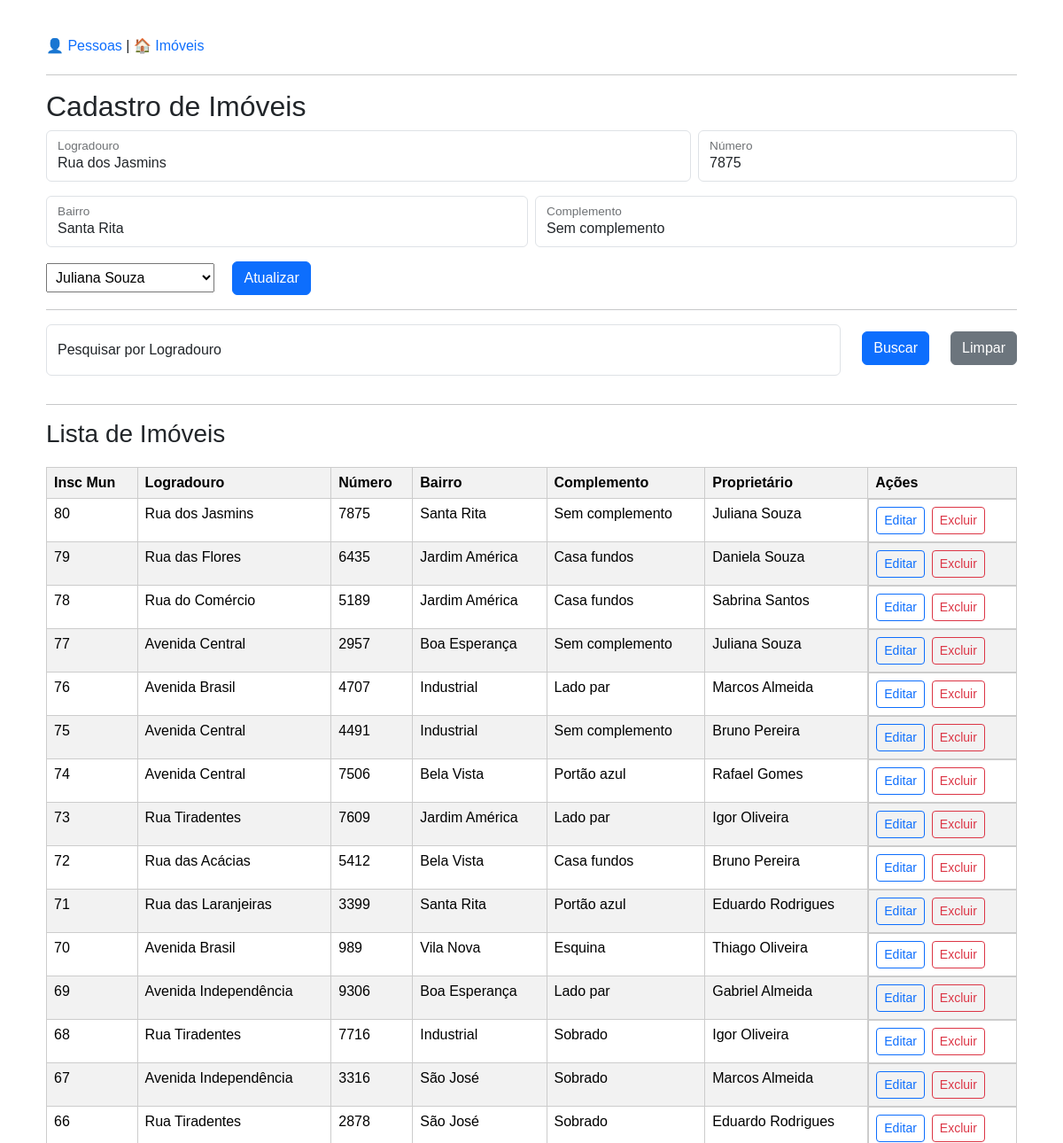
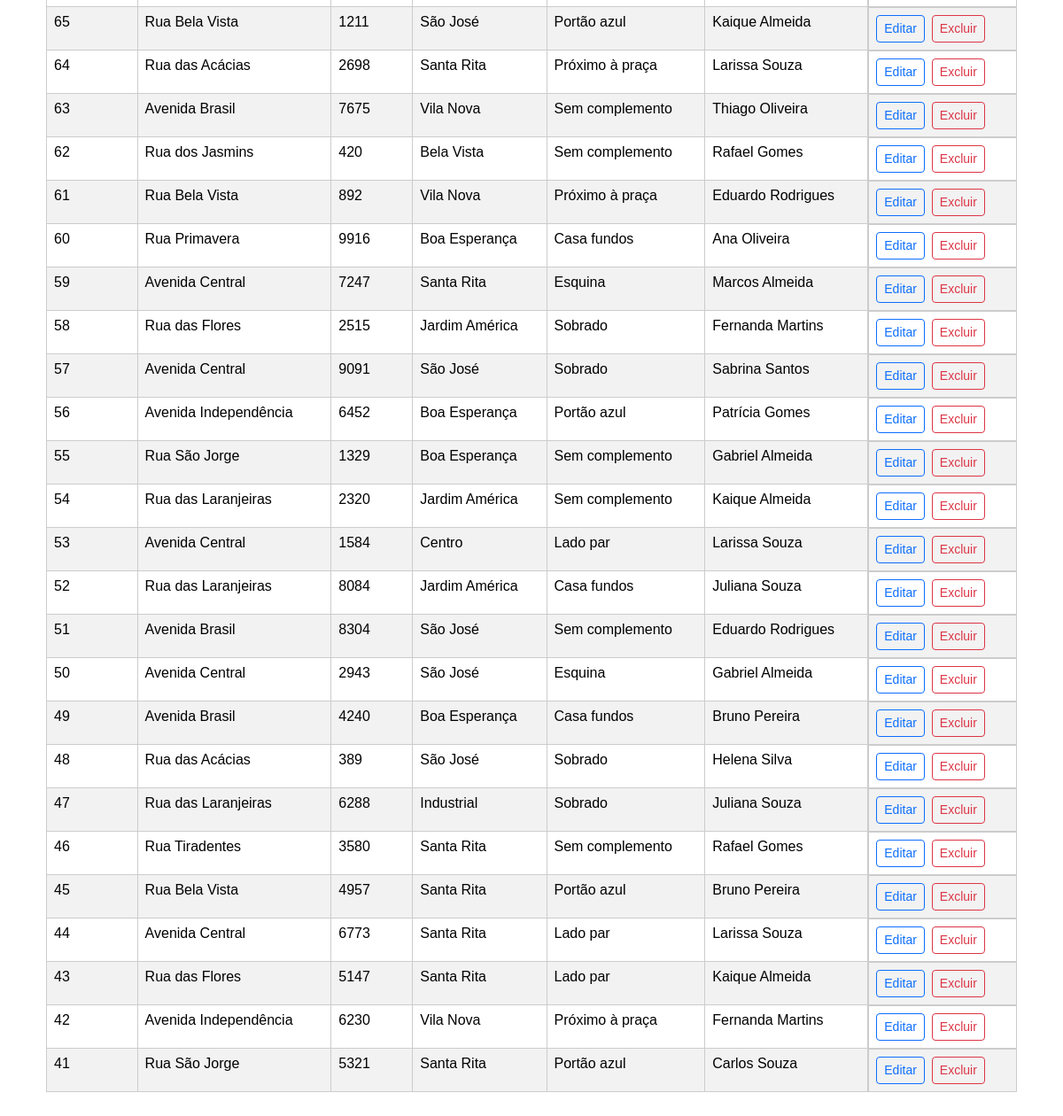
Screenshot of /properties.php?edit=80 with the database file from the repository (2 pictures, top to bottom).
### tables this page shows
CREATE TABLE `properties` (
  `id` int NOT NULL AUTO_INCREMENT,
  `street` varchar(150) NOT NULL,
  `number` varchar(10) NOT NULL,
  `neighborhood` varchar(100) NOT NULL,
  `complement` varchar(100) DEFAULT NULL,
  `person_id` int NOT NULL,
  PRIMARY KEY (`id`),
  KEY `person_id` (`person_id`),
  CONSTRAINT `properties_ibfk_1` FOREIGN KEY (`person_id`) REFERENCES `people` (`id`)
);

CREATE TABLE `people` (
  `id` int NOT NULL AUTO_INCREMENT,
  `name` varchar(150) NOT NULL,
  `birth_date` date NOT NULL,
  `cpf` varchar(14) NOT NULL,
  `gender` varchar(10) NOT NULL,
  `phone` varchar(20) DEFAULT NULL,
  `email` varchar(100) DEFAULT NULL,
  PRIMARY KEY (`id`)
);

### public/properties.php (called while the page is built, shortened)
<?php
require_once ROOT . "/app/views/properties.php";

### app/controllers/PropertyController.php (called while the page is built, shortened)
<?php
require_once __DIR__ . "/../models/Property.php";
require_once __DIR__ . "/../models/Person.php";
class PropertyController {
    private $property;
    private $person;
    public function __construct($pdo) {
        $this->property = new Property($pdo);
        $this->person = new Person($pdo);
    }
    public function index() {
        return $this->property->getAll();
    }
    public function people() {
        return $this->person->getAll();
    }
    public function edit() {
        $id = $_GET["edit"];
        return $this->property->find($id);
    }
}

### app/models/Property.php (called while the page is built, shortened)
<?php
class Property
{
    private $pdo;
    public function __construct($pdo)
    {
        $this->pdo = $pdo;
    }
    public function getAll()
    {
        $stmt = $this->pdo->query("
            SELECT properties.*, people.name AS owner
            FROM properties
            JOIN people ON properties.person_id = people.id
            ORDER BY properties.id DESC
        ");
        return $stmt->fetchAll(PDO::FETCH_ASSOC);
    }
    public function find($id)
    {
        $stmt = $this->pdo->prepare("SELECT * FROM properties WHERE id = ?");
        $stmt->execute([$id]);
        return $stmt->fetch(PDO::FETCH_ASSOC);
    }
}

### app/models/Person.php (called while the page is built, shortened)
<?php
class Person
{
    private $pdo;
    public function __construct($pdo)
    {
        $this->pdo = $pdo;
    }
    public function getAll()
    {
        $stmt = $this->pdo->query("SELECT * FROM people ORDER BY id DESC");
        return $stmt->fetchAll(PDO::FETCH_ASSOC);
    }
}

### app/views/properties.php (the view, shortened to what this page needs)
<?php
require_once ROOT . "/app/config/database.php";
require_once ROOT . "/app/controllers/PropertyController.php";
$controller = new PropertyController($pdo);
if (isset($_GET["street"]) && $_GET["street"] != "") {
    $properties = $controller->searchByStreet($_GET["street"]);
} else {
    $properties = $controller->index();
}
$editProperty = null;
if (isset($_GET["edit"])) {
    $editProperty = $controller->edit();
}
$people = $controller->people();
?>
<link href="https://cdn.jsdelivr.net/npm/bootstrap@5.3.3/dist/css/bootstrap.min.css" rel="stylesheet">
<link rel="stylesheet" href="/css/style.css">
<div class="container mt-4">
    <div style="margin-bottom:20px;">
        <a href="/">👤 Pessoas</a> |
        <a href="/properties.php">🏠 Imóveis</a>
    </div>
    <hr>
    <h2>Cadastro de Imóveis</h2>
    <form method="POST">
        <div class="row g-2">
            <div class="col-sm-8">
                <div class="form-floating mb-3">
                    <input class="form-control" name="street" id="street" placeholder="Logradouro" value="<?= $editProperty["street"] ?? "" ?>" required>
                    <label for="street">Logradouro</label>
                </div>
            </div>
            <div class="col-sm">
                <div class="form-floating mb-3">
                    <input type="number" class="form-control" name="number" id="number" placeholder="Número" value="<?= $editProperty["number"] ?? "" ?>" required>
                    <label for="number">Número</label>
                </div>
            </div>
        </div>
        <div class="row g-2">
            <div class="col-md">
                <div class="form-floating mb-3">
                    <input class="form-control" name="neighborhood" id="neighborhood" placeholder="Bairro" value="<?= $editProperty["neighborhood"] ?? "" ?>" required>
                    <label for="neighborhood">Bairro</label>
                </div>
            </div>
            <div class="col-md">
                <div class="form-floating mb-3">
                    <input class="form-control" name="complement" id="complement" placeholder="Complemento" value="<?= $editProperty["complement"] ?? "" ?>">
                    <label for="complement">Complemento</label>
                </div>
            </div>
        </div>
        <select name="person_id" required>
            <?php foreach ($people as $person): ?>
                <option
                    value="<?= $person["id"] ?>"
                    <?= isset($editProperty) && $editProperty["person_id"] == $person["id"] ? "selected" : "" ?>>
                    <?= $person["name"] ?>
                </option>
            <?php endforeach; ?>
        </select>
        <button class="btn btn-primary mx-3" type="submit" name="<?= $editProperty ? "update" : "create" ?>">
            <?= $editProperty ? "Atualizar" : "Cadastrar" ?>
        </button>
    </form>
    <hr>
    <form method="GET" class="row mb-3">
        <div class="col">
            <div class="form-floating mb-3">
                <input
                    class="form-control"
                    name="street"
                    id="searchStreet"
                    placeholder="Pesquisar por Logradouro"
                    value="<?= $_GET["street"] ?? "" ?>">
                <label for="searchStreet">Pesquisar por Logradouro</label>
            </div>
        </div>
        <div class="col-auto mt-2">
            <button class="btn btn-primary">Buscar</button>
        </div>
        <div class="col-auto mt-2">
            <a href="/properties.php" class="btn btn-secondary">Limpar</a>
        </div>
    </form>
    <hr>
    <h3>Lista de Imóveis</h3>
    <table class="table table-striped">
        <tr>
            <th>Insc Mun</th>
            <th>Logradouro</th>
            <th>Número</th>
            <th>Bairro</th>
            <th>Complemento</th>
            <th>Proprietário</th>
            <th>Ações</th>
        </tr>
        <?php foreach ($properties as $property): ?>
            <tr>
                <td><?= $property["id"] ?></td>
                <td><?= $property["street"] ?></td>
                <td><?= $property["number"] ?></td>
                <td><?= $property["neighborhood"] ?></td>
                <td><?= $property["complement"] ?></td>
                <td><?= $property["owner"] ?></td>
                <td class="d-flex gap-2">
                    <button
                        class="btn btn-sm btn-outline-primary"
                        type="button"
                        onclick="window.location.href='?edit=<?= $property['id'] ?>'">
                        Editar
                    </button>
                    <button
                        class="btn btn-sm btn-outline-danger"
                        type="button"
                        onclick="if (confirm('Excluir imóvel?')) window.location.href='?delete=<?= $property['id'] ?>'">
                        Excluir
                    </button>
                </td>
            </tr>
        <?php endforeach; ?>
    </table>
</div>

### public/css/style.css (style rules this page uses)
table { border-collapse: collapse; margin-top:20px; }
td, th { padding:8px 12px; border:1px solid #ccc; }
form input, form select { padding:6px; }
button { padding:6px 12px; }
a { text-decoration:none; }

### rows the page displays
properties: street "Rua dos Jasmins", number "7875", neighborhood "Santa Rita", complement "Sem complemento", person_id "Juliana Souza", id "80", person.name "Juliana Souza"
properties: id "79", street "Rua das Flores", number "6435", neighborhood "Jardim América", complement "Casa fundos", person.name "Daniela Souza"
properties: id "78", street "Rua do Comércio", number "5189", neighborhood "Jardim América", complement "Casa fundos", person.name "Sabrina Santos"
properties: id "77", street "Avenida Central", number "2957", neighborhood "Boa Esperança", complement "Sem complemento", person.name "Juliana Souza"
properties: id "76", street "Avenida Brasil", number "4707", neighborhood "Industrial", complement "Lado par", person.name "Marcos Almeida"
properties: id "75", street "Avenida Central", number "4491", neighborhood "Industrial", complement "Sem complemento", person.name "Bruno Pereira"
properties: id "74", street "Avenida Central", number "7506", neighborhood "Bela Vista", complement "Portão azul", person.name "Rafael Gomes"
properties: id "73", street "Rua Tiradentes", number "7609", neighborhood "Jardim América", complement "Lado par", person.name "Igor Oliveira"
properties: id "72", street "Rua das Acácias", number "5412", neighborhood "Bela Vista", complement "Casa fundos", person.name "Bruno Pereira"
properties: id "71", street "Rua das Laranjeiras", number "3399", neighborhood "Santa Rita", complement "Portão azul", person.name "Eduardo Rodrigues"
properties: id "70", street "Avenida Brasil", number "989", neighborhood "Vila Nova", complement "Esquina", person.name "Thiago Oliveira"
properties: id "69", street "Avenida Independência", number "9306", neighborhood "Boa Esperança", complement "Lado par", person.name "Gabriel Almeida"
properties: id "68", street "Rua Tiradentes", number "7716", neighborhood "Industrial", complement "Sobrado", person.name "Igor Oliveira"
properties: id "67", street "Avenida Independência", number "3316", neighborhood "São José", complement "Sobrado", person.name "Marcos Almeida"
properties: id "66", street "Rua Tiradentes", number "2878", neighborhood "São José", complement "Sobrado", person.name "Eduardo Rodrigues"
properties: id "65", street "Rua Bela Vista", number "1211", neighborhood "São José", complement "Portão azul", person.name "Kaique Almeida"
properties: id "64", street "Rua das Acácias", number "2698", neighborhood "Santa Rita", complement "Próximo à praça", person.name "Larissa Souza"
properties: id "63", street "Avenida Brasil", number "7675", neighborhood "Vila Nova", complement "Sem complemento", person.name "Thiago Oliveira"
properties: id "62", street "Rua dos Jasmins", number "420", neighborhood "Bela Vista", complement "Sem complemento", person.name "Rafael Gomes"
properties: id "61", street "Rua Bela Vista", number "892", neighborhood "Vila Nova", complement "Próximo à praça", person.name "Eduardo Rodrigues"
properties: id "60", street "Rua Primavera", number "9916", neighborhood "Boa Esperança", complement "Casa fundos", person.name "Ana Oliveira"
properties: id "59", street "Avenida Central", number "7247", neighborhood "Santa Rita", complement "Esquina", person.name "Marcos Almeida"
properties: id "58", street "Rua das Flores", number "2515", neighborhood "Jardim América", complement "Sobrado", person.name "Fernanda Martins"
properties: id "57", street "Avenida Central", number "9091", neighborhood "São José", complement "Sobrado", person.name "Sabrina Santos"
properties: id "56", street "Avenida Independência", number "6452", neighborhood "Boa Esperança", complement "Portão azul", person.name "Patrícia Gomes"
properties: id "55", street "Rua São Jorge", number "1329", neighborhood "Boa Esperança", complement "Sem complemento", person.name "Gabriel Almeida"
properties: id "54", street "Rua das Laranjeiras", number "2320", neighborhood "Jardim América", complement "Sem complemento", person.name "Kaique Almeida"
properties: id "53", street "Avenida Central", number "1584", neighborhood "Centro", complement "Lado par", person.name "Larissa Souza"
properties: id "52", street "Rua das Laranjeiras", number "8084", neighborhood "Jardim América", complement "Casa fundos", person.name "Juliana Souza"
properties: id "51", street "Avenida Brasil", number "8304", neighborhood "São José", complement "Sem complemento", person.name "Eduardo Rodrigues"
properties: id "50", street "Avenida Central", number "2943", neighborhood "São José", complement "Esquina", person.name "Gabriel Almeida"
properties: id "49", street "Avenida Brasil", number "4240", neighborhood "Boa Esperança", complement "Casa fundos", person.name "Bruno Pereira"
properties: id "48", street "Rua das Acácias", number "389", neighborhood "São José", complement "Sobrado", person.name "Helena Silva"
properties: id "47", street "Rua das Laranjeiras", number "6288", neighborhood "Industrial", complement "Sobrado", person.name "Juliana Souza"
properties: id "46", street "Rua Tiradentes", number "3580", neighborhood "Santa Rita", complement "Sem complemento", person.name "Rafael Gomes"
properties: id "45", street "Rua Bela Vista", number "4957", neighborhood "Santa Rita", complement "Portão azul", person.name "Bruno Pereira"
properties: id "44", street "Avenida Central", number "6773", neighborhood "Santa Rita", complement "Lado par", person.name "Larissa Souza"
properties: id "43", street "Rua das Flores", number "5147", neighborhood "Santa Rita", complement "Lado par", person.name "Kaique Almeida"
properties: id "42", street "Avenida Independência", number "6230", neighborhood "Vila Nova", complement "Próximo à praça", person.name "Fernanda Martins"
properties: id "41", street "Rua São Jorge", number "5321", neighborhood "Santa Rita", complement "Portão azul", person.name "Carlos Souza"
